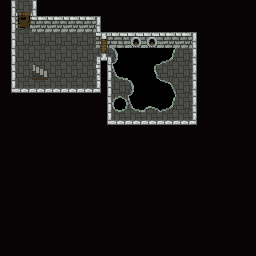

This is a level from a 2D game, rendered from its Tiled map with the project's own tilesets. A one-line summary and the complete map file follow:
An orthogonal 16x16 tile map with 16x16 px tiles, 2 tile layers (base, over).

<map version="1.10" tiledversion="1.11.2" orientation="orthogonal" renderorder="right-down" width="16" height="16" tilewidth="16" tileheight="16" infinite="0" nextlayerid="4" nextobjectid="1">
 <editorsettings>
  <export target="untitled.csv" format="csv" />
 </editorsettings>
 <tileset firstgid="1" source="sewers3.tsx" />
 <layer id="1" name="base" width="16" height="16">
  <data encoding="csv">
87,2,94,1,1,1,1,1,1,1,1,1,1,1,1,1,
87,74,59,59,59,59,94,1,1,1,1,1,1,1,1,1,
87,2,2,2,2,2,63,66,68,68,59,59,1,1,1,1,
87,2,2,2,2,2,2,31,1,1,29,2,1,1,1,1,
87,2,13,2,2,2,94,35,1,25,2,2,1,1,1,1,
86,2,2,2,2,2,91,2,31,1,26,2,1,1,1,1,
1,1,1,1,1,1,1,38,35,27,29,2,1,1,1,1,
1,1,1,1,1,1,1,2,2,2,2,2,1,1,1,1,
1,1,1,1,1,1,1,1,1,1,1,1,1,1,1,1,
1,1,1,1,1,1,1,1,1,1,1,1,1,1,1,1,
1,1,1,1,1,1,1,1,1,1,1,1,1,1,1,1,
1,1,1,1,1,1,1,1,1,1,1,1,1,1,1,1,
1,1,1,1,1,1,1,1,1,1,1,1,1,1,1,1,
1,1,1,1,1,1,1,1,1,1,1,1,1,1,1,1,
1,1,1,1,1,1,1,1,1,1,1,1,1,1,1,1,
1,1,1,1,1,1,1,1,1,1,1,1,1,1,1,1
</data>
 </layer>
 <layer id="3" name="over" width="16" height="16">
  <data encoding="csv">
1,129,1,19,19,19,19,19,19,19,19,19,19,19,19,19,
1,73,1,1,1,1,1,19,19,19,19,19,19,19,19,19,
1,1,1,1,1,1,132,1,1,1,1,1,94,19,19,19,
1,1,1,1,1,1,120,1,1,1,1,1,94,19,19,19,
1,1,1,1,1,1,90,1,1,1,1,1,94,19,19,19,
1,105,105,105,105,105,93,1,1,1,1,1,94,19,19,19,
19,19,19,19,19,19,87,1,1,1,1,1,94,19,19,19,
19,19,19,19,19,19,86,105,105,105,105,105,91,19,19,19,
19,19,19,19,19,19,19,19,19,19,19,19,19,19,19,19,
19,19,19,19,19,19,19,19,19,19,19,19,19,19,19,19,
19,19,19,19,19,19,19,19,19,19,19,19,19,19,19,19,
19,19,19,19,19,19,19,19,19,19,19,19,19,19,19,19,
19,19,19,19,19,19,19,19,19,19,19,19,19,19,19,19,
19,19,19,19,19,19,19,19,19,19,19,19,19,19,19,19,
19,19,19,19,19,19,19,19,19,19,19,19,19,19,19,19,
19,19,19,19,19,19,19,19,19,19,19,19,19,19,19,19
</data>
 </layer>
</map>
